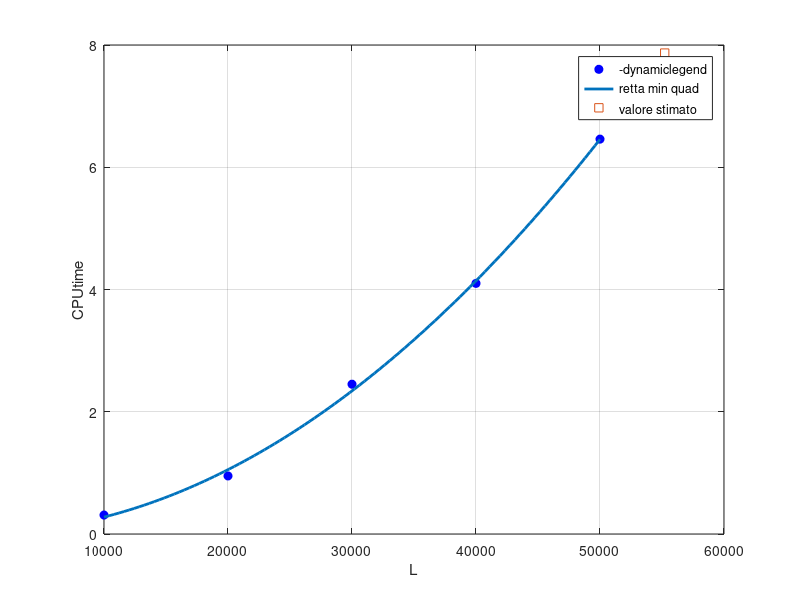

Here is the MATLAB script that generated this plot:
% minimi quadrati cpu

x=[10000;20000;30000;40000;50000]; % L
y=[0.31;0.95;2.45;4.10;6.46]; % CPUtime

% 2 incognite
n=3;
m=5;

% X=[x.^2,x,ones(m,1)];
% % calcolare la fattorizzazione QR di X
% [Q,R]=qr(X);
% % estrarre le matrici Qtilde e Rtilde
% Qtilde=Q(:,1:n);
% Rtilde=R(1:n,:);
% % risolvere il sistema Rtilde a = Qtilde' * y
% a=backsub(Rtilde,Qtilde'*y);

% Fa esattamente quello che c'è sopra
a=polyfit(x,y,2);

% rappresentazione grafica
figure(1); clf
plot(x,y,"bo","MarkerFaceColor","b","displayname","dati")
grid on
hold on
legend("-dynamiclegend")

% Per avere una parabola un po' più bella
x1=linspace(x(1),x(end),100)';
yg=polyval(a,x1);
plot(x1,yg,"Displayname","retta min quad", "LineWidth",2)
xlabel("L"); ylabel("CPUtime")

% valuto L in x=0.2
xs=55218;
ys=polyval(a,xs);
plot(xs,ys,"s","DisplayName","valore stimato")